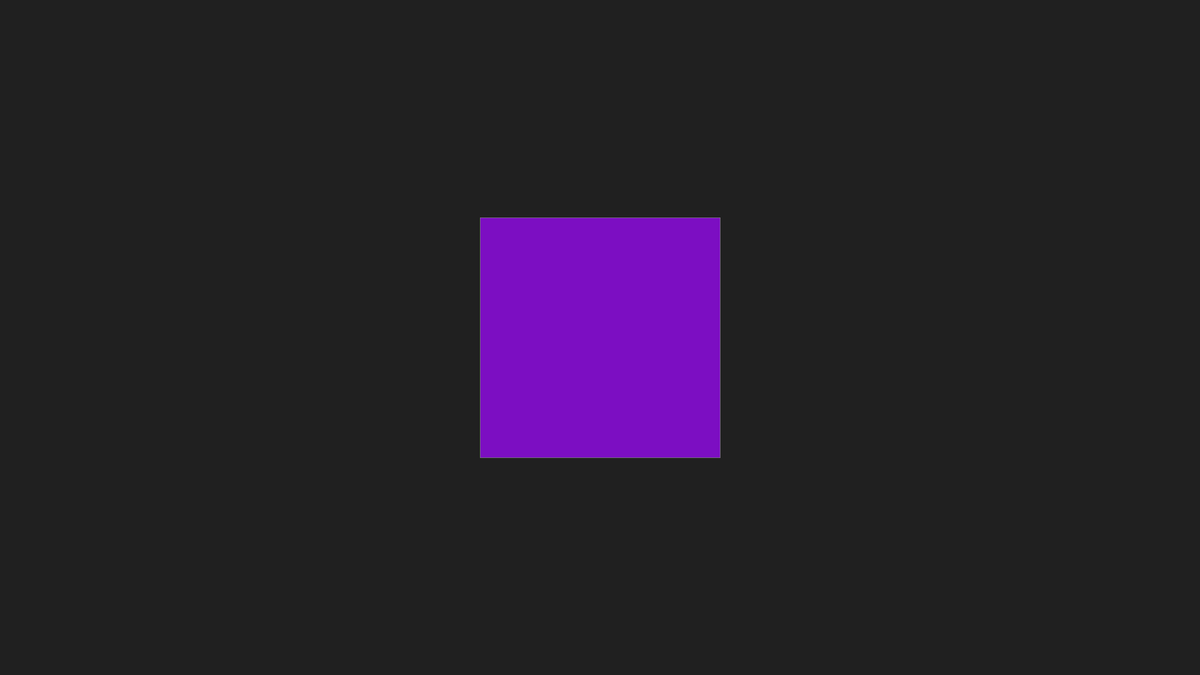
Frame 1 (no input)
Frame 60 (the mouse pressed at the canvas centre just before this capture): identical to frame 1, image omitted
Frame 120 (the mouse held since frame 60 and released just before this capture): identical to frame 1, image omitted

The Processing sketch that drew this single still picture (run headless with seeded random() and noise(); from frame 60 on, the mouse is pressed at the canvas centre):

// Processing sketch: dragon_fractal
// ── dragon_fractal.pde
public int fractalCount = 0;
public Fractal fractal;

public void setup() {
  size(2560, 1440);
  smooth(8);
  frameRate(60);
  background(32);
  fill(124, 14, 194);
  stroke(128);
  fractal = new Fractal(512, width / 2, height / 2, false, true);
}

public void draw() {
  background(32);
  fractal.draw();
}

public void keyPressed() {
  if (key == ' ') {
    fractal.createChildren();
    fractal.slide();
    print("Created " + fractalCount + " boxes. \n");
    fractalCount = 0;
  } else if (key == 'r') {
    fractal = new Fractal(512, width / 2, height / 2, false, true);
  }
}

public class Fractal {
  
  public float size;
  public float x;
  public float y;
  public boolean axis; // true:vert false:horiz
  public boolean dir; // true:up/left false:down/right
  public Fractal[] children;
  public boolean animate = false;
  
  public float x1;
  public float y1;
  public float x2;
  public float y2;
  public int t = 0;
  
  public Fractal(float size, float x, float y, boolean vert, boolean dir) {
    this.size = size;
    this.x = x;
    this.y = y;
    this.axis = vert;
    this.dir = dir;
    ++fractalCount;
  }
  
  public void slide() {
    if (children != null) {
      for (Fractal child : children) {
        child.slide();
      }
    }
    if (axis) { // vertical
      y1 = y;
      if (dir) y2 = y - size / 2;
      else y2 = y + size / 2;
    } else { // horizontal
      x1 = x;
      if (dir) x2 = x + size / 2;
      else x2 = x - size / 2;
    }
    animate = true;
  }
  
  public void animate() {
    if (children != null && children[1].children != null) {
      for (Fractal child : children) {
        child.animate();
      }
    } else {
      if (y1 != 0) {
        y = y1 + (dir ? -0.25F : 0.25F) * (sin((t / 100F - 0.5F) * PI) + 1) * size;
      } else if (x1 != 0) {
        x = x1 + (dir ? 0.25F : -0.25F) * (sin((t / 100F - 0.5F) * PI) + 1) * size;
      } else {
        print("No transform given.");
      }
      if (t >= 100) {
        animate = false;
        if (x1 != 0) x = x1 + (dir ? 0.5F : -0.5F) * size;
        if (y1 != 0) y = y1 + (dir ? -0.5F : 0.5F) * size;
      }
      ++t;
    }
  }
  
  public void createChildren() {
    if (children != null) {
      for (Fractal child : children) {
        child.createChildren();
      }
    } else {
      children = new Fractal[4];
      if (axis) { // vertical
        children[0] = new Fractal(size / 2, x - size / 4, y - size / 4, false,  true);
        children[1] = new Fractal(size / 2, x + size / 4, y - size / 4, false,  true);
        children[2] = new Fractal(size / 2, x - size / 4, y + size / 4, false, false);
        children[3] = new Fractal(size / 2, x + size / 4, y + size / 4, false, false);        
      } else { // horizontal
        children[0] = new Fractal(size / 2, x - size / 4, y - size / 4,  true,  true);
        children[1] = new Fractal(size / 2, x + size / 4, y - size / 4,  true, false);
        children[2] = new Fractal(size / 2, x - size / 4, y + size / 4,  true,  true);
        children[3] = new Fractal(size / 2, x + size / 4, y + size / 4,  true, false);
      }
    }
  }
  
  public void draw() {
    if (children != null) {
      for (Fractal child : children) {
        child.draw();
      }
    } else {
      if (animate) animate();
      rect(x - size / 2F, y - size / 2F, size, size);
    }
  }
  
}
